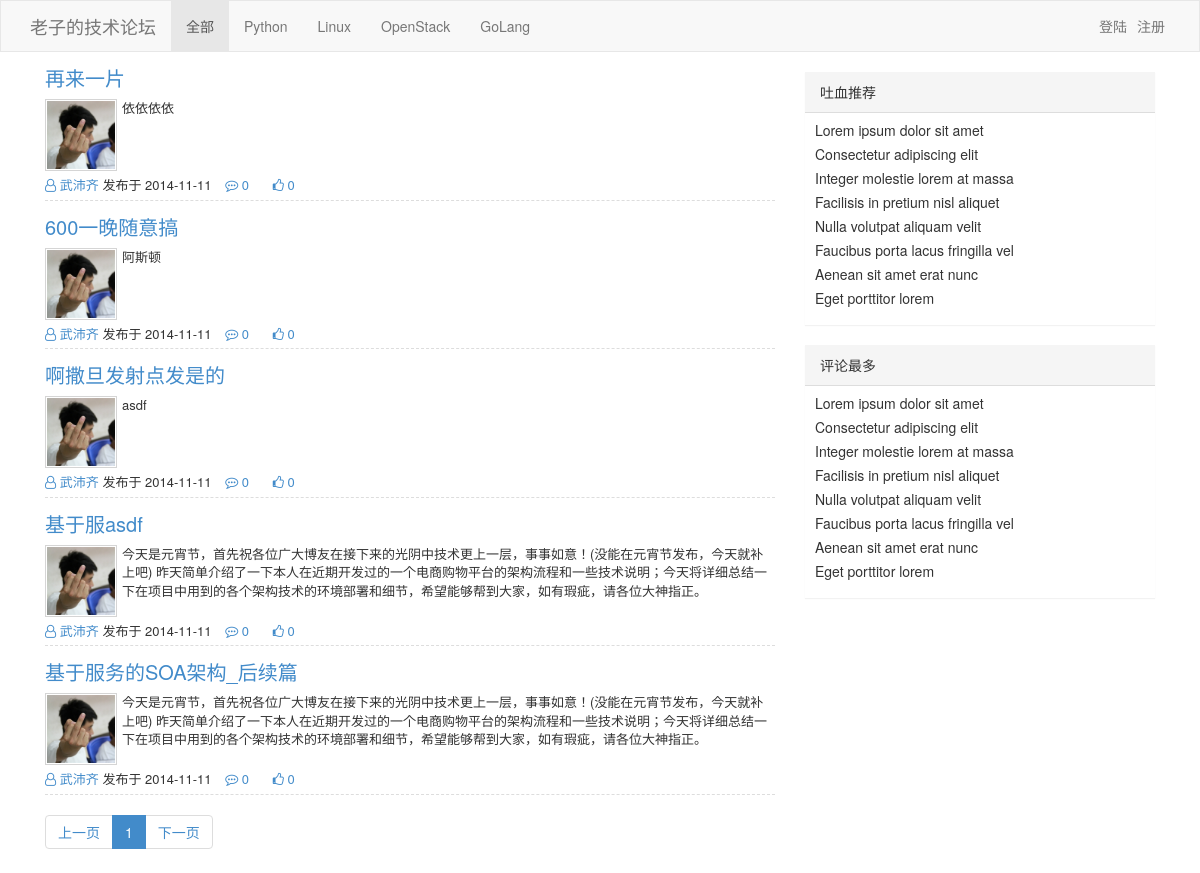
The page / on the database its author committed.
### repository/models.py (models this page shows)
class Article(models.Model):
    nid = models.BigAutoField(primary_key=True)
    title = models.CharField(verbose_name='文章标题', max_length=128)
    summary = models.CharField(verbose_name='文章简介', max_length=255)
    read_count = models.IntegerField(default=0)
    comment_count = models.IntegerField(default=0)
    up_count = models.IntegerField(default=0)
    down_count = models.IntegerField(default=0)
    create_time = models.DateTimeField(verbose_name='创建时间', auto_now_add=True)
    blog = models.ForeignKey(verbose_name='所属博客', to='Blog', to_field='nid')
    category = models.ForeignKey(verbose_name='文章类型', to='Category', to_field='nid', null=True)
    type_choices = [
        (1, "Python"),
        (2, "Linux"),
        (3, "OpenStack"),
        (4, "GoLang"),
    ]
    article_type_id = models.IntegerField(choices=type_choices, default=None)
    tags = models.ManyToManyField(
        to="Tag",
        through='Article2Tag',
        through_fields=('article', 'tag'),
    )

class Blog(models.Model):
    nid = models.BigAutoField(primary_key=True)
    title = models.CharField(verbose_name='个人博客标题',max_length=64)
    site = models.CharField(verbose_name='个人博客前缀',max_length=32, unique=True)
    theme = models.CharField(verbose_name='博客主题', max_length=32)
    user = models.OneToOneField(to='UserInfo', to_field='nid')

class  UserInfo(models.Model):
    nid = models.BigAutoField(primary_key=True)
    username = models.CharField(verbose_name='用户名', max_length=32, unique=True)
    password = models.CharField(verbose_name='密码', max_length=64)
    nickname = models.CharField(verbose_name='昵称',max_length=32)
    email = models.EmailField(verbose_name='邮箱',unique=True)
    avatar = models.ImageField(verbose_name='头像')
    create_time = models.DateTimeField(verbose_name='创建时间', auto_now_add=True)
    fans = models.ManyToManyField(verbose_name='粉丝们',
                                  to='UserInfo',
                                  through='UserFans',
                                  related_name='f',
                                  through_fields=('user','follower'))

### web/views/home.py (the view)
# urls.py: url(r'^all/(?P<article_type_id>\d+).html$', home.index, name='index'),
def index(request, *args, **kwargs):
    article_type_list = models.Article.type_choices
    if kwargs:
        article_type_id = int(kwargs['article_type_id'])
        base_url = reverse('index',kwargs=kwargs)
    else:
        article_type_id = None
        base_url = '/'
    data_count = article_list = models.Article.objects.filter(**kwargs).count()
    page_obj = Pagination(request.GET.get('p'),data_count)
    article_list = models.Article.objects.filter(**kwargs).order_by('-nid')[page_obj.start:page_obj.end]
    page_str = page_obj.page_str(base_url)
    return render(
        request,
        'index.html',
        {
            'article_list': article_list,
            'article_type_id': article_type_id,
            'article_type_list': article_type_list,
            'page_str': page_str,
        }
    )

### utils/pagination.py (called while the page is built)
    @property
    def start(self):
        return (self.current_page - 1) * self.per_page_count

    @property
    def end(self):
        return self.current_page * self.per_page_count

    @property
    def total_count(self):
        v, y = divmod(self.data_count, self.per_page_count)
        if y:
            v += 1
        return v

### templates/index.html (shortened to what this page needs)
<!DOCTYPE html>
<html>
<head lang="en">
    <link rel="stylesheet" href="/static/plugins/bootstrap/css/bootstrap.css"/>
    <link rel="stylesheet" href="/static/plugins/font-awesome/css/font-awesome.css"/>
    <link rel="stylesheet" href="/static/css/edmure.css"/>
    <link rel="stylesheet" href="/static/css/commons.css"/>
    <link rel="stylesheet" href="/static/css/row-avatar.css"/>
</head>
<body>
{% include 'include/header.html' %}
<div class="container">
    <div>
        <div class="col-md-8">
            <div class="article-list">
                {% for row in article_list %}
                    <div class="article-item clearfix">
                        <h3><a href="#">{{ row.title }}</a></h3>
                        <div class="clearfix">
                            <a class="avatar left" href="#">
                                <img src="/static/imgs/avatar/20130809170025.png">
                            </a>
                            {{ row.summary }}
                        </div>
                        <div class="footers">
                            <a href="#">
                                <i class="fa fa-user-o" aria-hidden="true"></i>
                                <span>{{ row.blog.user.nickname }}</span>
                            </a>
                            <span>发布于 2014-11-11</span>
                            <a href="#" class="ele">
                                <i class="fa fa-commenting-o" aria-hidden="true"></i>
                                <span>{{ row.comment_count }}</span>
                            </a>
                            <a href="#" class="ele">
                                <i class="fa fa-thumbs-o-up" aria-hidden="true"></i>
                                <span>{{ row.up_count }}</span>
                            </a>
                        </div>
                    </div>
                {% endfor %}
            </div>
            <div class="clearfix">
                <ul class="pagination">
                    {{ page_str }}
                </ul>
            </div>
        </div>
        <div class="col-md-4">
            <div class="panel panel-default hot-recommend">
                <div class="panel-heading">吐血推荐</div>
                <div class="panel-body">
                    <ul class="list-unstyled">
                        <li>Lorem ipsum dolor sit amet</li>
                        <li>Consectetur adipiscing elit</li>
                        <li>Integer molestie lorem at massa</li>
                        <li>Facilisis in pretium nisl aliquet</li>
                        <li>Nulla volutpat aliquam velit
                        </li>
                        <li>Faucibus porta lacus fringilla vel</li>
                        <li>Aenean sit amet erat nunc</li>
                        <li>Eget porttitor lorem</li>
                    </ul>
                </div>
            </div>
            <div class="panel panel-default hot-comment">
                <div class="panel-heading">评论最多</div>
                <div class="panel-body">
                    <ul class="list-unstyled">
                        <li>Lorem ipsum dolor sit amet</li>
                        <li>Consectetur adipiscing elit</li>
                        <li>Integer molestie lorem at massa</li>
                        <li>Facilisis in pretium nisl aliquet</li>
                        <li>Nulla volutpat aliquam velit
                        </li>
                        <li>Faucibus porta lacus fringilla vel</li>
                        <li>Aenean sit amet erat nunc</li>
                        <li>Eget porttitor lorem</li>
                    </ul>
                </div>
            </div>
        </div>
    </div>
</div>
</body>
</html>

### static/css/edmure.css (style rules this page uses)
@media (min-width: 768px) { .container { width: 750px; } }
@media (min-width: 992px) { .container { width: 970px; } }
@media (min-width: 1200px) { .container { width: 1170px; } }
.hot-recommend, .hot-comment { border-radius: 0; border: 0; margin-top: 20px; }
.hot-recommend .panel-heading, .hot-comment .panel-heading { border-radius: 0; }
.hot-recommend .panel-body, .hot-comment .panel-body { padding: 5px 10px; }
.hot-recommend li, .hot-comment li { padding: 2px 0; }

### static/css/commons.css (style rules this page uses)
img { border: 0; }
.left { float: left; }

### static/css/row-avatar.css (style rules this page uses)
.article-item { font-size: 13px; border-bottom: 1px dashed #dddddd; padding: 5px 0; }
.article-item h3 { margin-top: 10px; font-size: 20px; }
.article-item .avatar { border: 1px solid #d5d5d5;margin-right: 5px; }
.article-item .avatar img { width: 70px;height: 70px;padding: 1px; }
.article-item .footers { padding: 5px 0 0 0; }
.article-item .footers .ele { margin: 0 10px; }

### rows shown on the page
Article: title "再来一片", summary "依依依依", blog.user.nickname "武沛齐", comment_count "0", up_count "0"
Article: title "600一晚随意搞", summary "阿斯顿", blog.user.nickname "武沛齐", comment_count "0", up_count "0"
Article: title "啊撒旦发射点发是的", summary "asdf", blog.user.nickname "武沛齐", comment_count "0", up_count "0"
Article: title "基于服asdf", summary "今天是元宵节，首先祝各位广大博友在接下来的光阴中技术更上一层，事事如意！(没能在元宵节发布，今天就补上吧) 昨天简单介绍了一下本人在近期开发过的一个电商购物平台的架构流程和一些技术说明；今天将详细总结一下在项目中用到的各个架构技术的环境部署和细节，希望能够帮到大家，如有瑕疵，请各位大神指正。", blog.user.nickname "武沛齐", comment_count "0", up_count "0"
Article: title "基于服务的SOA架构_后续篇", summary "今天是元宵节，首先祝各位广大博友在接下来的光阴中技术更上一层，事事如意！(没能在元宵节发布，今天就补上吧) 昨天简单介绍了一下本人在近期开发过的一个电商购物平台的架构流程和一些技术说明；今天将详细总结一下在项目中用到的各个架构技术的环境部署和细节，希望能够帮到大家，如有瑕疵，请各位大神指正。", blog.user.nickname "武沛齐", comment_count "0", up_count "0"

### other values the page prints
{{ item.1 }} "Python" "Linux" "OpenStack" "GoLang"
{{ page_str }} "上一页 1 下一页"
